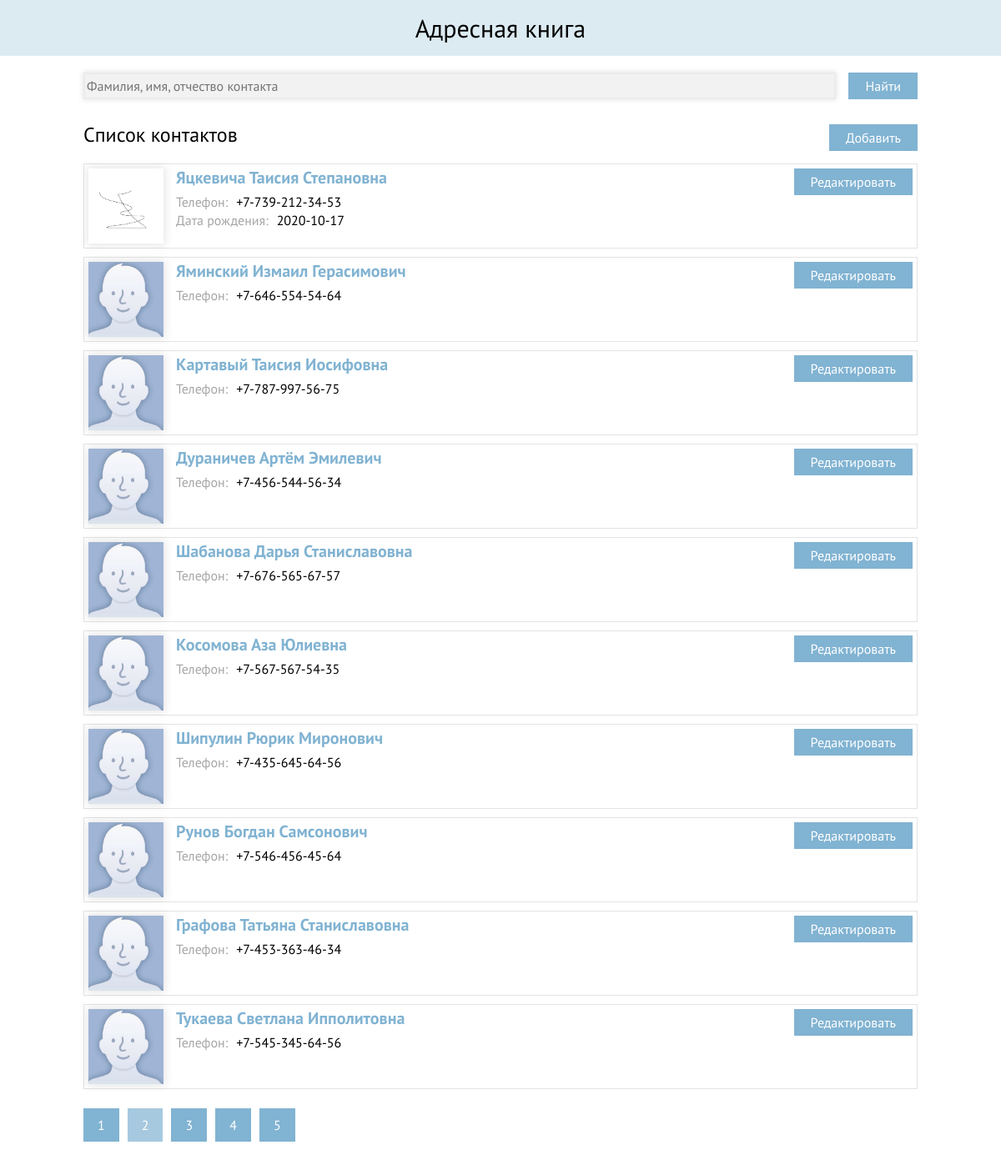
The app's page /index.php?page=2 with its own data.
### tables this page shows
CREATE TABLE `contact` (
  `Id_Contact` int(11) NOT NULL,
  `Name` varchar(50) NOT NULL,
  `Phone` varchar(16) NOT NULL,
  `Address` varchar(80) DEFAULT NULL,
  `Email` varchar(30) DEFAULT NULL,
  `Birthday` date DEFAULT NULL,
  `Image` varchar(260) DEFAULT NULL
);

### core/model/db.php (called while the page is built, shortened)
<?php
class DB
{
    private $db;
    public $pageSize = 10;
    private $db_name = 'addressbook';
    private $db_user = 'user';
    private $db_pass = '1234';
    private $db_host = 'localhost';
    public function __construct()
    {
        include_once('contact.php');
    }
    public function connect()
    {
        $this->db = new mysqli($this->db_host, $this->db_user, $this->db_pass, $this->db_name);
    }
    public function getContacts($pageNum = 1, $pageSize = 10, $search = null)
    {
        $pageSize = $pageSize > 0 ? $pageSize : $this->pageSize;
        $pageNum = $pageNum > 0 ? ($pageNum - 1) * $pageSize : 0;
        $this->pageSize = $pageSize;
        $query = 'Select Id_Contact, Name, Phone, Address, Email, Birthday, Image From contact Where Lower(Name) Like Lower(IFNULL(?, Name)) Limit ?,?;';
        $stmt = $this->db->prepare($query);
        $stmt->bind_param('sii', $search, $pageNum, $pageSize);
        $stmt->execute();
        $stmt->store_result();
        $id = null;
        $name = null;
        $phone = null;
        $email = null;
        $address = null;
        $birthday = null;
        $image = null;
        $contacts = [];
        $stmt->bind_result($id, $name, $phone, $email, $address, $birthday, $image);
        while ($stmt->fetch()) {
            array_push($contacts, new Contact($id, $name, $phone, $email, $address, $birthday, $image));
        }
        return $contacts;
    }
    public function getContactsCount($search = null)
    {
        $query = 'Select Count(Id_Contact) ContactsCount From contact Where Lower(Name) Like Lower(IFNULL(?, Name));';
        $stmt = $this->db->prepare($query);
        $stmt->bind_param('s', $search);
        $stmt->execute();
        $stmt->store_result();
        $count = 0;
        $stmt->bind_result($count);
        return $count;
    }
}
?>

### core/model/contact.php (called while the page is built, shortened)
<?php
    class Contact {
        public $image;
		public function __construct($id, $name, $phone, $address = null, $email = null, $birthday = null, $image = null)
		{
			$this->id = htmlspecialchars($id);
            $this->name = htmlspecialchars($name);
            $this->phone = htmlspecialchars($phone);
            $this->image = $image;
            $this->birthday = empty($birthday) ? null : htmlspecialchars($birthday);
        }
        public function isImageExist() {
            if (!isset($this->image)) return false;
            return file_exists($_SERVER['DOCUMENT_ROOT'].'/addressbook/userImages/'.$this->image);
        }
}
?>

### core/view/contact_view.php (the view, shortened to what this page needs)
<?php
class ContactView
{
    public static function displayContactItem($contact)
    {
        ?>
        <li class="contacts-item">
                    <div class="contact-container" id="<?php echo $contact->id?>">
                        <img class="contact-image" src="userImages/<?php echo $contact->isImageExist() ? $contact->image : 'defaultPhoto.jpg' ?>">
                        <div class="contact-info">
                            <p class="contact-info-name">
                                <a href="<?php echo '/addressbook/core/view/contact_page.php?id='.$contact->id?>"><?php echo $contact->name?></a>
                            </p>
                            <div class="contact-info-additional">
                                <p class="contact-info-phone"><span>Телефон:</span><?php echo $contact->phone?></p>
                                <?php echo empty($contact->birthday) ? '' : '<p class="contact-info-birthday"><span>Дата рождения:</span>'.$contact->birthday.'</p>'?>
                            </div>
                        </div>
                        <button type="button" class="contact-edit button">Редактировать</button>
                    </div>
                </li>
        <?php
    }
}
?>

### index.php (shortened to what this page needs)
<?php include($_SERVER['DOCUMENT_ROOT'].'/addressbook/core/view/header.php') ?>
    <?php
        if ($_POST) {
            include($_SERVER['DOCUMENT_ROOT'].'/addressbook/core/controller/contact_controller.php');
        }
        else {
            ?>
                <section class="search">
                    <form class="search-form" action="index.php" method="GET">
                        <?php
                            $search = isset($_GET['search']) && !empty($_GET['search']) ? $_GET['search'] : null;
                            $pageNum = isset($_GET['page']) && !empty($_GET['page']) ? (int)$_GET['page'] : 1;
                            echo '<input class="input" type="text" name="search" placeholder="Фамилия, имя, отчество контакта" value="'.$search.'">'
                        ?>
                        <button class="button" type="submit">Найти</button>
                    </form>
                </section>
                <section class="contacts">
                    <div class="contacts-title">
                        <h2>Список контактов</h2>
                        <button type="button" class="button show-adding-modal">Добавить</button>
                    </div>
                    <?php
                    include($_SERVER['DOCUMENT_ROOT'].'/addressbook/core/model/db.php');
                    $db = new DB();
                    $contacts = $db->getContacts($pageNum, 10, $search);
                    if (count($contacts) > 0) {
                        echo '<ul class="contacts-list">';
                        include($_SERVER['DOCUMENT_ROOT'].'/addressbook/core/view/contact_view.php');
                        foreach ($contacts as $contact) {
                            ContactView::displayContactItem($contact);
                        }
                        echo '</ul>';
                    } else {
                        echo '<p>Ничего не найдено</p>';
                    }
                    $contactsCount = $db->getContactsCount($search);
                    $pagesCount = ceil($contactsCount / $db->pageSize);
                    if ($pagesCount > 1) {
                        echo '<nav>';
                        echo '<ul class="paginator-list">';
                        $i = $pageNum - 3;
                        $search = isset($search) ? '&search='.$search : null;
                        if ($i <= 0) $i = 1;
                        for ($i; $i <= $pagesCount && $i <= $pageNum+3; $i++) {
                            if ($i == $pageNum) echo '<li class="paginator-item paginator-item-current">';
                            else echo '<li class="paginator-item">';
                            echo '<a href="index.php?page='.$i.$search.'">'.$i.'</a>';
                            echo '</li>';
                        }
                        echo '</nav>';
                    }
                    ?>
                </section>
            <?php
        }
    ?>
<?php include($_SERVER['DOCUMENT_ROOT'].'/addressbook/core/view/footer.php') ?>

### css/style.css (style rules this page uses)
body { margin: 0; padding: 0; font-family: "PT Sans", Arial, sans-serif; font-size: 16px; line-height: 26px; font-weight: 400; color: #000000; }
a { text-decoration: none; outline: none; }
ul { list-style: none; padding: 0; }
button { padding: 0; outline: none; }
h1, h2, p, ul { margin: 0; }
.input { font: inherit; background-color: #f2f2f2; border: 2px solid #ebebeb; outline: none; }
.button { font: inherit; padding: 3px 20px; background-color: #81b3d2; border: none; color: #ffffff; text-align: center; outline: none; }
.search { margin-bottom: 30px; }
.search-form { display: flex; }
.search input { width: 100%; margin-right: 15px; box-shadow: 0 0 6px 1px rgba(0, 0, 0, 0.1); }
.contacts-title { display: flex; flex-direction: row; justify-content: space-between; margin-bottom: 15px; }
.contacts-title h2 { font-size: 24px; font-weight: 400; }
.contacts-item { border: 1px solid #e3e3e3; margin-bottom: 10px; min-height: 95px; }
.contact-container { margin: 5px; display: flex; position: relative; }
.contact-edit { position: absolute; right: 0; margin-left: 20px; }
.contact-image { width: 90px; height: auto; max-height: 90px; margin-right: 15px; box-shadow: 0 0 10px 2px rgba(0, 0, 0, 0.1); }
.contact-info-name a { font-size: 20px; font-weight: 700; color: #81b3d2; }
.contact-info-name { margin-bottom: 6px; }
.contact-info p { line-height: 22px; }
.contact-info span { color: #a6a6a6; margin-right: 10px; }
.contact-info-additional { max-width: 680px; }
.contact-info-additional p { word-wrap: break-word; }
.paginator-list { display: flex; flex-direction: row; margin-bottom: 40px; margin-top: 30px; }
.paginator-item a { color: #ffffff; background-color: #81b3d2; border: 2px solid #81b3d2; padding: 8px 15px; margin-right: 10px; }
.paginator-item-current a { color: #ffffff; background-color: #81b3d2; opacity: 0.7; }

### records on screen
contact: Image (picture), Name "Яцкевича Таисия Степановна", Phone "+7-739-212-34-53", Birthday "2020-10-17"
contact: Name "Яминский Измаил Герасимович", Phone "+7-646-554-54-64"
contact: Name "Картавый Таисия Иосифовна", Phone "+7-787-997-56-75"
contact: Name "Дураничев Артём Эмилевич", Phone "+7-456-544-56-34"
contact: Name "Шабанова Дарья Станиславовна", Phone "+7-676-565-67-57"
contact: Name "Косомова Аза Юлиевна", Phone "+7-567-567-54-35"
contact: Name "Шипулин Рюрик Миронович", Phone "+7-435-645-64-56"
contact: Name "Рунов Богдан Самсонович", Phone "+7-546-456-45-64"
contact: Name "Графова Татьяна Станиславовна", Phone "+7-453-363-46-34"
contact: Name "Тукаева Светлана Ипполитовна", Phone "+7-545-345-64-56"
